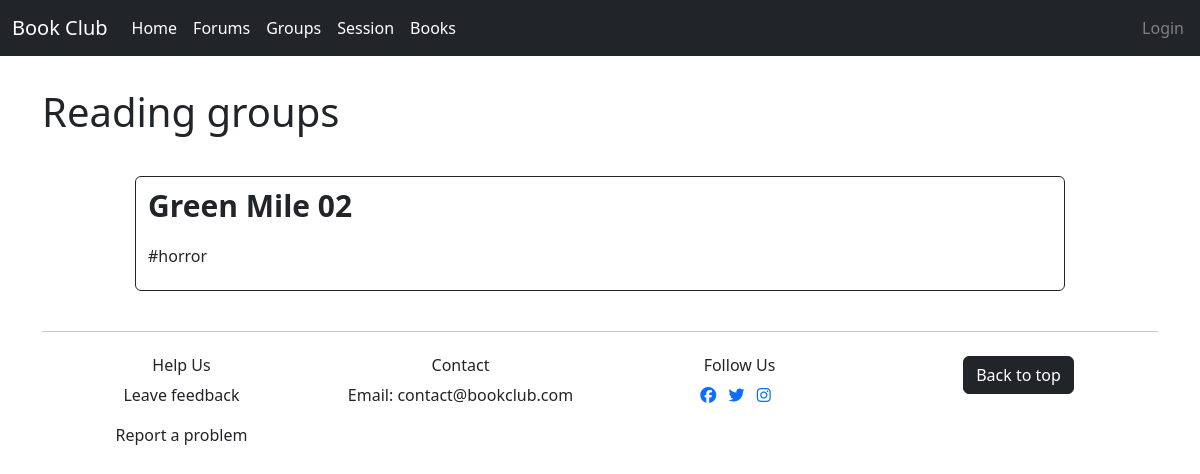
Page /group/ on the earlier database version.
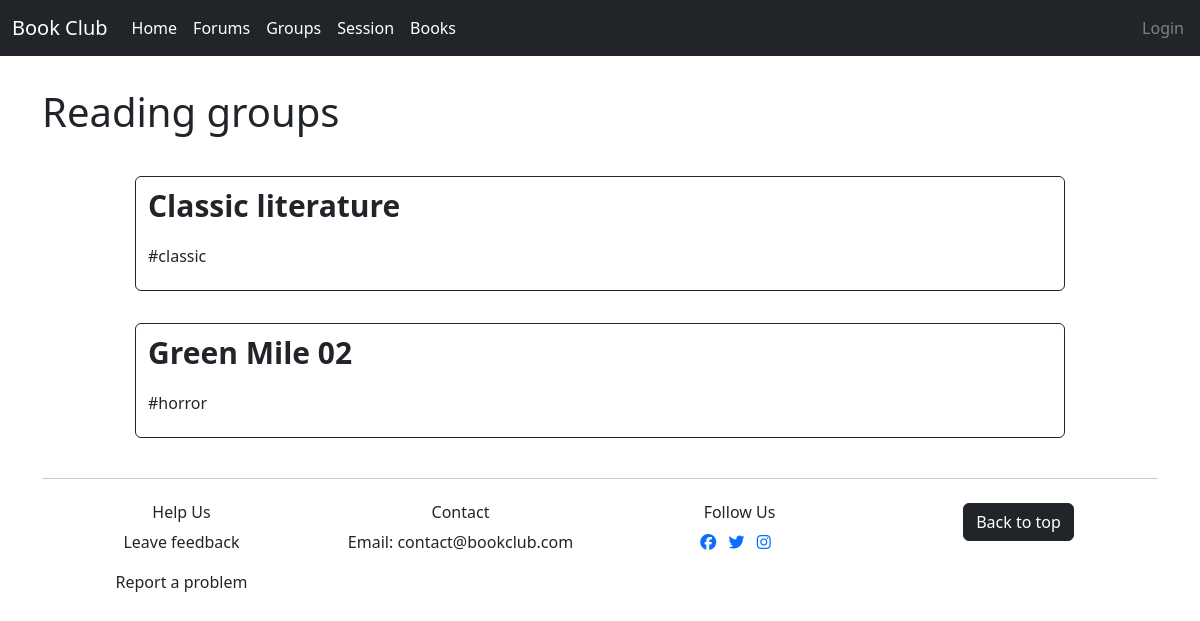
Same page on the later database version.
### group/models.py (models this page shows, shortened)
class Group(models.Model):
    topic=models.CharField(max_length=300, blank=False)
    description = models.TextField(max_length=1000, blank=True)
    interest=models.ForeignKey(Interest, blank=True, on_delete=models.CASCADE)
    creator = models.ForeignKey(User, blank=False, on_delete=models.CASCADE)

class Interest(models.Model):
    name = models.CharField(max_length=200)
    def __str__(self):
        return self.name

### group/views.py (the view)
# urls.py: path('', views.group_list, name='list'),
def group_list(request):
    groups_list = Group.objects.order_by('-id')
    return render(request, 'group/list.html', {'instance_list':groups_list})

### group/templates/group/list.html (shortened to what this page needs)
{% extends 'main/layout.html' %}
{% block content %}
<div class="row mb-3 ">
    <div class="col-10">
        <h1>Reading groups</h1>
    </div>
</div>
<div class="container col-10">
    <div class="row justify-content-center">
        {% for el in instance_list %}
        <a href="{% url 'group:show' id=el.id %}" class="btn btn-outline-dark mt-3 mb-3">
            <div class="forum-item">
                <p class="topic">{{ el.topic }}</p>
                <div class="details">
                    <p class="name">#{{ el.interest }}</p>
                </div>
            </div>
        </a>
        {% endfor %}
    </div>
</div>
{% endblock %}

Differences in the rows shown:
added Group: topic "Classic literature", interest "classic"
